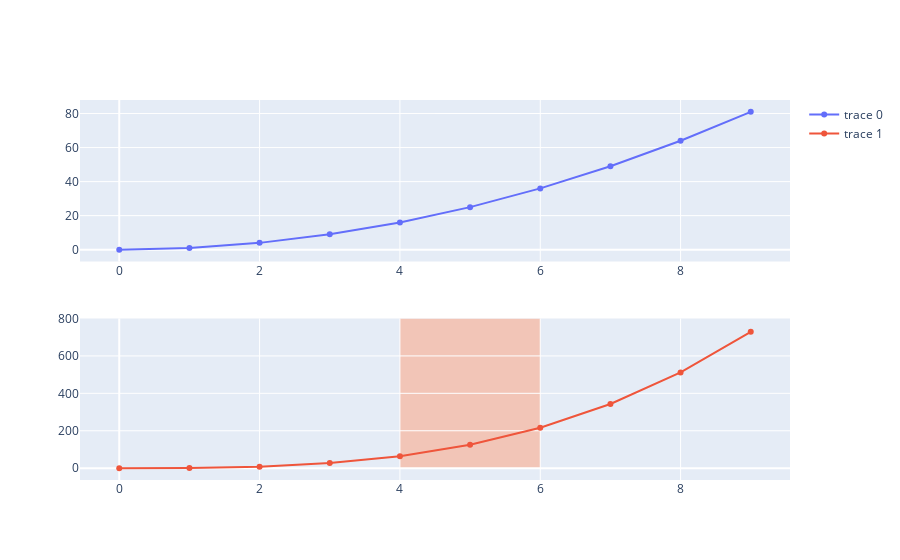

The notebook cell saved with this chart:
### Markdown cell above
# Mark Regions on Chart

### Code cell
# more info here: https://plot.ly/python/shapes/

import plotly.graph_objects as go
import numpy as np
from plotly.subplots import make_subplots


x = np.arange(10)

fig = make_subplots(2,1)
fig.add_trace(go.Scatter(x=x, y=x**2), row=1, col=1)
fig.add_trace(go.Scatter(x=x, y=x**3), row=2, col=1)
fig.update_layout(
    shapes=[
        # Line reference to the axes
        go.layout.Shape(
            type="rect",
            xref="x2",
            yref="y2",
            x0=4,
            y0=0,
            x1=6,
            y1=800,
           
             fillcolor="LightSalmon",
            opacity=0.5,
            layer="below",
            line_width=0,
          
        ),
    ]
)


fig.show()

### Figure 1 — Plotly figure (JSON) as saved in the notebook; plotly's stock layout.template omitted (floating-point values rounded to 4 significant figures)
{"data": [{"type": "scatter", "x": [0, 1, 2, 3, 4, 5, 6, 7, 8, 9], "xaxis": "x", "y": [0, 1, 4, 9, 16, 25, 36, 49, 64, 81], "yaxis": "y"}, {"type": "scatter", "x": [0, 1, 2, 3, 4, 5, 6, 7, 8, 9], "xaxis": "x2", "y": [0, 1, 8, 27, 64, 125, 216, 343, 512, 729], "yaxis": "y2"}], "layout": {"shapes": [{"fillcolor": "LightSalmon", "layer": "below", "line": {"width": 0}, "opacity": 0.5, "type": "rect", "x0": 4, "x1": 6, "xref": "x2", "y0": 0, "y1": 800, "yref": "y2"}], "xaxis": {"anchor": "y", "domain": [0, 1]}, "xaxis2": {"anchor": "y2", "domain": [0, 1]}, "yaxis": {"anchor": "x", "domain": [0.575, 1]}, "yaxis2": {"anchor": "x2", "domain": [0, 0.425]}}}
